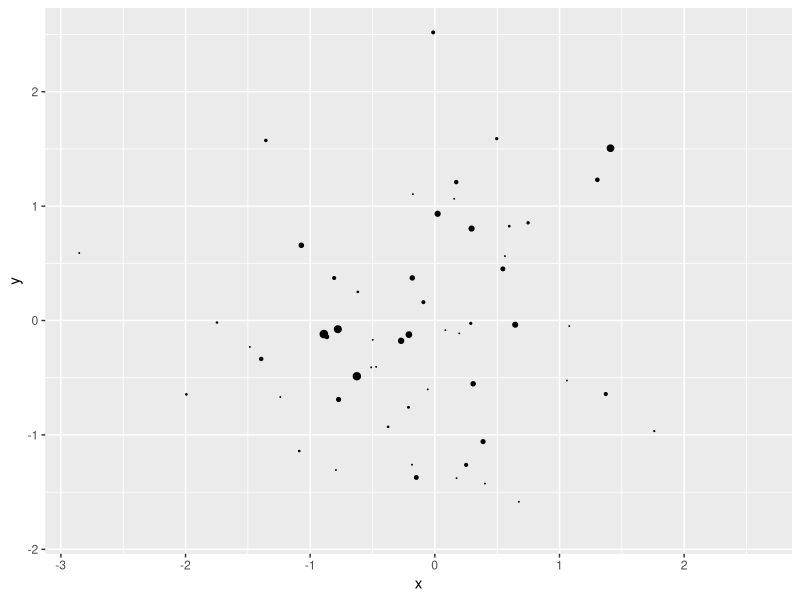
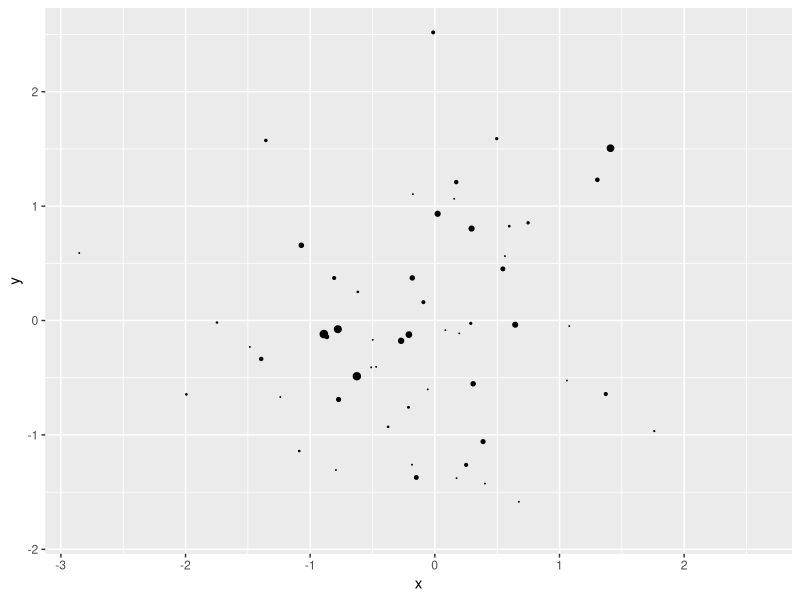

Generate these figures, in order, with R:
library(tidyverse)
x <- rnorm(100)
y <- rnorm(100)
z <- rnorm(100)
df <- tibble(x, y)
df %>% ggplot(aes(x= x, y = y)) + geom_point(size=z)
ggsave("output.png")
